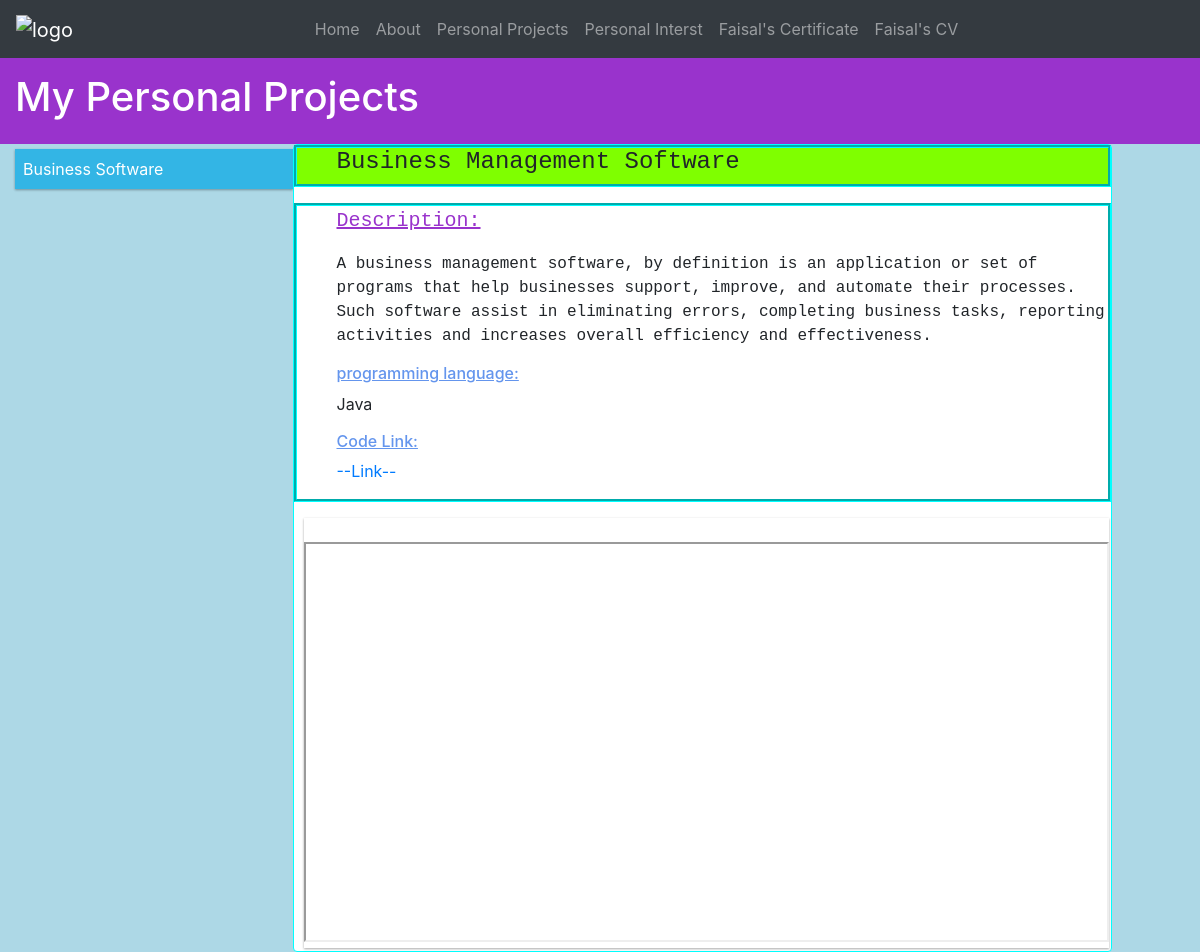
Page /Personal_project/project_details/2 on the committed database.
### my_protfolio/models.py (models this page shows, shortened)
class Project_Cata(models.Model):
    Project_catagory_name=models.CharField(max_length=50)

class Project(models.Model):
    Project_catagary=models.ForeignKey(Project_Cata, on_delete=models.CASCADE)
    Name=models.CharField(max_length=50)
    Language=models.CharField(max_length=100, blank=False)
    Img1_url=models.CharField(max_length=10000, blank=True)
    vid_url=models.CharField(max_length=10000, blank=True)
    File_url=models.CharField(max_length=10000, blank=True)
    web_url=models.CharField(max_length=10000, blank=True)
    Description=models.TextField()
    def __str__(self):
        return self.Name

### my_protfolio/views.py (the view, shortened to what this page needs)
# urls.py: path('Personal_project/', views.Personal_project_view, name='Personal_project'),
def Personal_project_view(request,id=""):
    if len(id)>0:
        Personal_project=Project.objects.filter(id=id)
        for i in Personal_project:
            D=i.Project_catagary_id
            print(i,D)
        project_cat=Project_Cata.objects.filter(id=D)
        context={
        'project_cat':project_cat,
        'Personal_project': Personal_project
         }
        return render(request,'project_details.html',context)

### templates/project_details.html (shortened to what this page needs)
{% extends 'base.html'%}
{% block contant%}
<head>
    </head>
    <body style="background-color:lightblue;">
    <div class="header">
      <h1>My Personal Projects</h1>
    </div>
    <div class="row">
      <div class="col-s-3 menu" >
        <ul>
          {% for j in project_cat %}
           <li style="color: white; ">{{ j.Project_catagory_name }}</li>
          {% endfor %}
        </ul>
      </div>
        {% for i in Personal_project %}
      <div class="col-s-8">
        <div class="card">
          <ul style="background-color:chartreuse;">
            <h4 style="font-family: 'Courier New', Courier, monospace;">{{i.Name}} </h4>
          </ul>
          <ul>
              <p style="font-family: monospace; font-size:x-large; color:#9933cc; text-decoration: underline;">Description:</p>
            <p style="font-family: 'Courier New', Courier, monospace;">{{i.Description}} </p>
            <p> <h6 style="color: cornflowerblue;  text-decoration: underline;"> programming language:</h6>{{ i.Language }}</p>
            <p> <h6 style="color: cornflowerblue;  text-decoration: underline;">Code Link:</h6>
              <a href="{{ i.File_url }}">--Link--</a>
            </p>
        </ul>
             <li>
            <iframe src="{{i.vid_url}}" width="100%", height="400px"></iframe>
          </li>
        </div>
      </div>
      {% endfor %}
    </div>
  </body>
{% endblock %}

### templates/project_details.html (style rules this page uses)
* { box-sizing: border-box; }
.row::after { content: ""; clear: both; display: table; }
[class*="col-"] { width: 100%; }
@media only screen and (min-width: 600px) { .col-s-3 { width: 25%; } }
@media only screen and (min-width: 600px) { .col-s-8 { width: 66.66%; } }
html { font-family: "Lucida Sans", sans-serif; }
.header { background-color: #9933cc; color: #ffffff; padding: 15px; }
.menu ul { list-style-type: none; margin-left:15px; margin-top:5px; padding-left:15px; }
.menu li { padding: 8px; margin-bottom: 7px; background-color: #33b5e5; color: #e9eef1; box-shadow: 0 1px 3px rgba(0,0,0,0.12), 0 1px 2px rgba(0,0,0,0.24); }
.card { border-style:groove; border-radius: 40 px; border-color:cyan; }
.card ul { list-style-type: none; margin: 5 px ; padding: 5 px; border-style: groove; border-radius: 40 px; border-color:cyan; }
.card li { padding:0 px; margin-top:0px; margin-bottom: 3px; margin-left: 10px; margin-right: 2px; background-color: #33b5e5; color: #ffffff; background-color: rgba(255, 255, 255, .15); box-shadow: 0 1px 3px rgba(0,0,0,0.12), 0 1px 2px rgba(0,0,0,0.24); }

### rows in the picture
Project_Cata: Project_catagory_name "Business Software"
Project: Name "Business Management Software", Description "A business management software, by definition is an application or set of programs that help businesses support, improve, and automate their processes. Such software assist in eliminating errors, completing business tasks, reporting activities and increases overall efficiency and effectiveness.", Language "Java"
